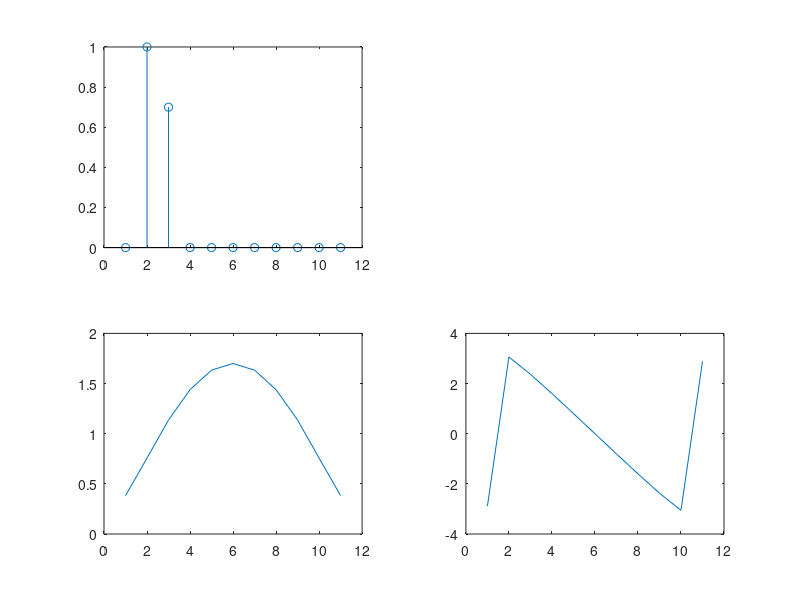

Write MATLAB code to recreate this figure.
close all;
h = zeros(11,1);
h(2) = 1;
h(3) = 0.7;
% h(5) = 0.6;
H = fftshift(fft(h));

subplot(2,2,1);
stem(h);
subplot(2,2,3);
plot(abs(H));
subplot(2,2,4);
plot(angle(H));
